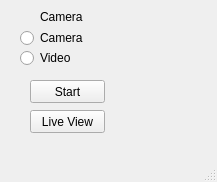
<?xml version="1.0" encoding="UTF-8"?>
<ui version="4.0">
 <class>MainWindow</class>
 <widget class="QMainWindow" name="MainWindow">
  <property name="geometry">
   <rect>
    <x>0</x>
    <y>0</y>
    <width>217</width>
    <height>182</height>
   </rect>
  </property>
  <property name="windowTitle">
   <string>MainWindow</string>
  </property>
  <widget class="QWidget" name="centralwidget">
   <widget class="QPushButton" name="bLiveView">
    <property name="geometry">
     <rect>
      <x>30</x>
      <y>110</y>
      <width>75</width>
      <height>23</height>
     </rect>
    </property>
    <property name="text">
     <string>Live View</string>
    </property>
   </widget>
   <widget class="QLabel" name="label">
    <property name="geometry">
     <rect>
      <x>40</x>
      <y>10</y>
      <width>47</width>
      <height>13</height>
     </rect>
    </property>
    <property name="text">
     <string>Camera</string>
    </property>
   </widget>
   <widget class="QRadioButton" name="rCamera">
    <property name="geometry">
     <rect>
      <x>20</x>
      <y>30</y>
      <width>82</width>
      <height>16</height>
     </rect>
    </property>
    <property name="text">
     <string>Camera</string>
    </property>
   </widget>
   <widget class="QRadioButton" name="rVideo">
    <property name="geometry">
     <rect>
      <x>20</x>
      <y>50</y>
      <width>82</width>
      <height>16</height>
     </rect>
    </property>
    <property name="text">
     <string>Video</string>
    </property>
   </widget>
   <widget class="QPushButton" name="bStart">
    <property name="geometry">
     <rect>
      <x>30</x>
      <y>80</y>
      <width>75</width>
      <height>23</height>
     </rect>
    </property>
    <property name="text">
     <string>Start</string>
    </property>
   </widget>
  </widget>
  <widget class="QMenuBar" name="menubar">
   <property name="geometry">
    <rect>
     <x>0</x>
     <y>0</y>
     <width>217</width>
     <height>21</height>
    </rect>
   </property>
  </widget>
  <widget class="QStatusBar" name="statusbar"/>
 </widget>
 <resources/>
 <connections/>
</ui>
